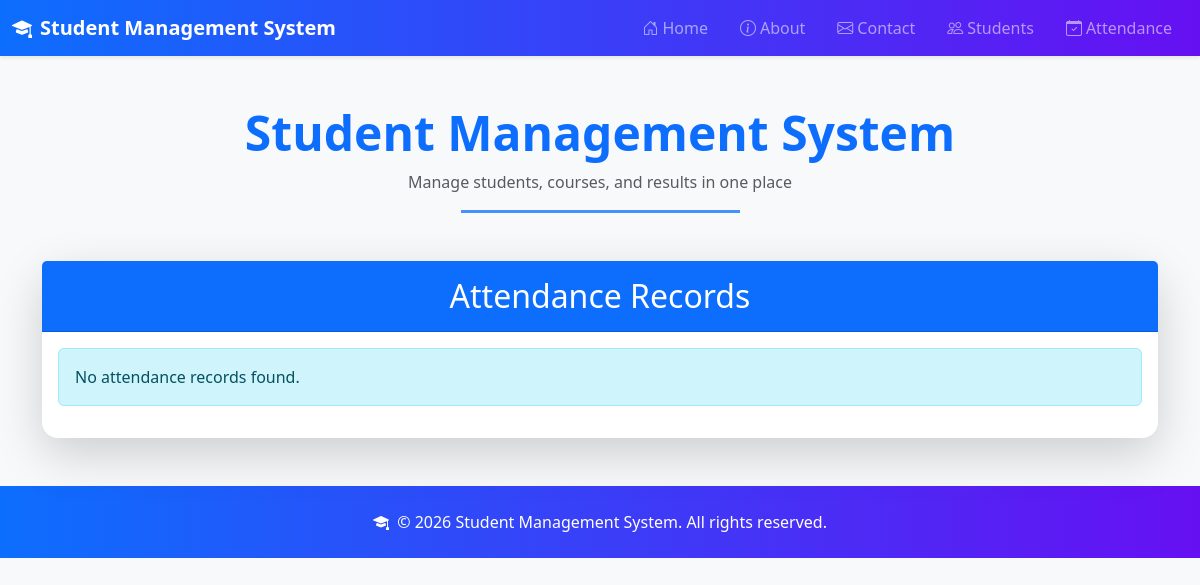
The page /attendance/ on the database as committed earlier.
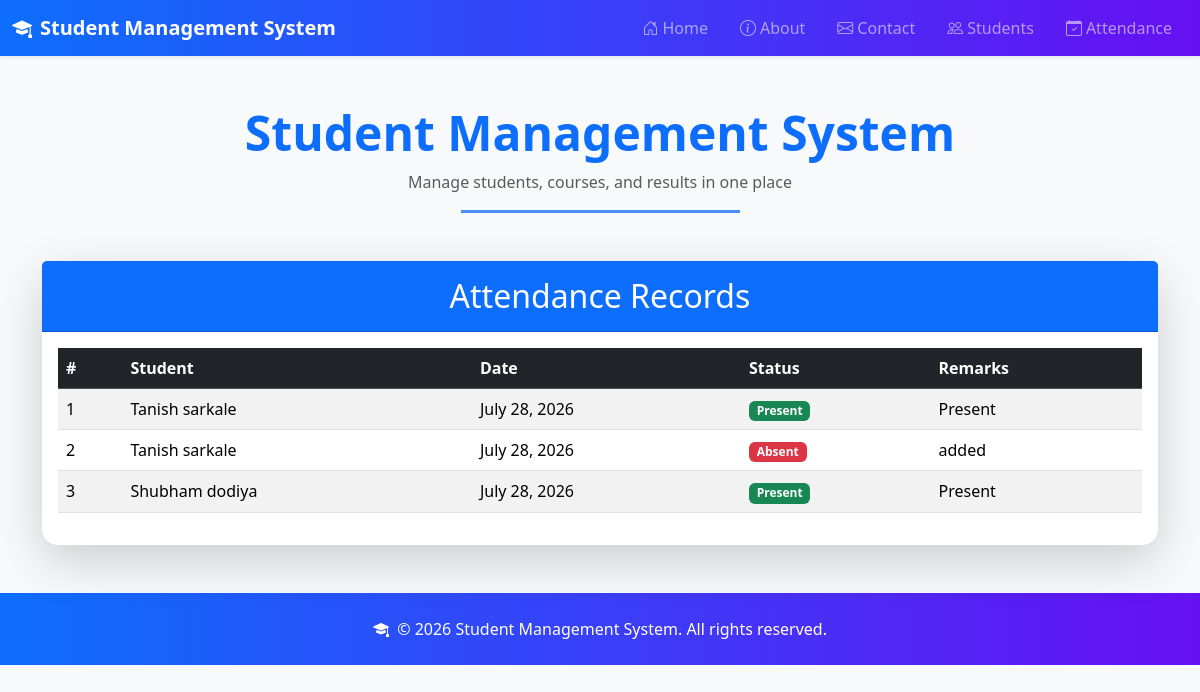
The same page on the database as committed later.
### student/models.py (models this page shows, shortened)
class Attendance(models.Model):
    STATUS_CHOICES = [
        ('Present', 'Present'),
        ('Absent', 'Absent'),
        ('Late', 'Late'),
    ]
    student = models.ForeignKey(
        'Student',
        on_delete=models.CASCADE
    )
    date = models.DateField()
    status = models.CharField(
        max_length=10,
        choices=STATUS_CHOICES
    )
    remarks = models.CharField(
        max_length=100,
        blank=True,
        null=True
    )

class Student(models.Model):
    name = models.CharField(max_length=100)
    email = models.EmailField()
    mobile = models.CharField(max_length=15)

### student/views.py (the view)
# urls.py: path('attendance/', views.attendance_list, name='attendance_list'),
def attendance_list(request):
    attendance_records = Attendance.objects.all()
    return render(request, 'student_crud/attendencelist.html', {'attendance_records': attendance_records})

### student/Template/student_crud/attendencelist.html (shortened to what this page needs)
{% extends 'base.html' %}
{% block content %}
<div class="card shadow-lg border-0 rounded-4">
    <div class="card-header bg-primary text-white text-center py-3">
        <h2 class="mb-0">Attendance Records</h2>
    </div>
    <div class="card-body">
        {% if attendance_records %}
            <table class="table table-striped table-hover">
                <thead class="table-dark">
                    <tr>
                        <th>#</th>
                        <th>Student</th>
                        <th>Date</th>
                        <th>Status</th>
                        <th>Remarks</th>
                    </tr>
                </thead>
                <tbody>
                    {% for record in attendance_records %}
                        <tr>
                            <td>{{ forloop.counter }}</td>
                            <td>{{ record.student.name }}</td>
                            <td>{{ record.date }}</td>
                            <td>
                                {% if record.status == 'Present' %}
                                    <span class="badge bg-success">Present</span>
                                {% elif record.status == 'Absent' %}
                                    <span class="badge bg-danger">Absent</span>
                                {% else %}
                                    <span class="badge bg-warning text-dark">Late</span>
                                {% endif %}
                            </td>
                            <td>{{ record.remarks|default:'-' }}</td>
                        </tr>
                    {% endfor %}
                </tbody>
            </table>
        {% else %}
            <div class="alert alert-info">No attendance records found.</div>
        {% endif %}
    </div>
</div>
{% endblock %}

### student/Template/base.html (shortened to what this page needs)
<!DOCTYPE html>
{% load static %}
<html lang="en">
<head>
    <link href="https://cdn.jsdelivr.net/npm/bootstrap@5.3.7/dist/css/bootstrap.min.css" rel="stylesheet">
    <link href="https://cdn.jsdelivr.net/npm/bootstrap-icons@1.11.3/font/bootstrap-icons.css" rel="stylesheet">
    <link rel="stylesheet" href="{% static 'css/style.css' %}">
</head>
<body class="bg-light">
    <nav class="navbar navbar-expand-lg navbar-dark bg-primary shadow-sm" style="position:sticky; top:0; z-index:1030; background: linear-gradient(90deg,#0d6efd,#6610f2);">
        <div class="container-fluid">
            <a class="navbar-brand fw-bold text-white" href="{% url 'home' %}">
                <i class="bi bi-mortarboard-fill me-2"></i>Student Management System
            </a>
            <div class="collapse navbar-collapse" id="navbarNav">
                <ul class="navbar-nav ms-auto">
                    <li class="nav-item">
                        <a class="nav-link px-3" href="{% url 'home' %}"><i class="bi bi-house-door me-1"></i>Home</a>
                    </li>
                    <li class="nav-item">
                        <a class="nav-link px-3" href="{% url 'about' %}"><i class="bi bi-info-circle me-1"></i>About</a>
                    </li>
                    <li class="nav-item">
                        <a class="nav-link px-3" href="{% url 'contact' %}"><i class="bi bi-envelope me-1"></i>Contact</a>
                    </li>
                    <li class="nav-item">
                        <a class="nav-link px-3" href="{% url 'studentList' %}"><i class="bi bi-people me-1"></i>Students</a>
                    </li>
                    <li class="nav-item">
                        <a class="nav-link px-3" href="{% url 'attendance_list' %}"><i class="bi bi-calendar-check me-1"></i>Attendance</a>
                    </li>
                </ul>
            </div>
        </div>
    </nav>
    <div class="container mt-5 mb-5">
        <div class="text-center mb-5">
            <h1 class="fw-bold text-primary display-5">Student Management System</h1>
            <p class="text-muted">Manage students, courses, and results in one place</p>
            <hr class="w-25 mx-auto border-3 border-primary opacity-75">
        </div>
        {% block content %}
        {% endblock %}
    </div>
    <footer class="text-white text-center p-4 mt-5" style="background: linear-gradient(90deg,#0d6efd,#6610f2);">
        <i class="bi bi-mortarboard-fill me-1"></i>
        &copy; 2026 Student Management System. All rights reserved.
    </footer>
</body>
</html>

Rows that differ between the two databases and show on the page:
added Attendance: student.name "Tanish sarkale", date "July 28, 2026", status "Present", remarks "Present"
added Attendance: student.name "Tanish sarkale", date "July 28, 2026", status "Absent", remarks "added"
added Attendance: student.name "Shubham dodiya", date "July 28, 2026", status "Present", remarks "Present"
Other text that changed with them:
text no longer shown: "No attendance records found."
text now shown: "# Student Date Status Remarks"
